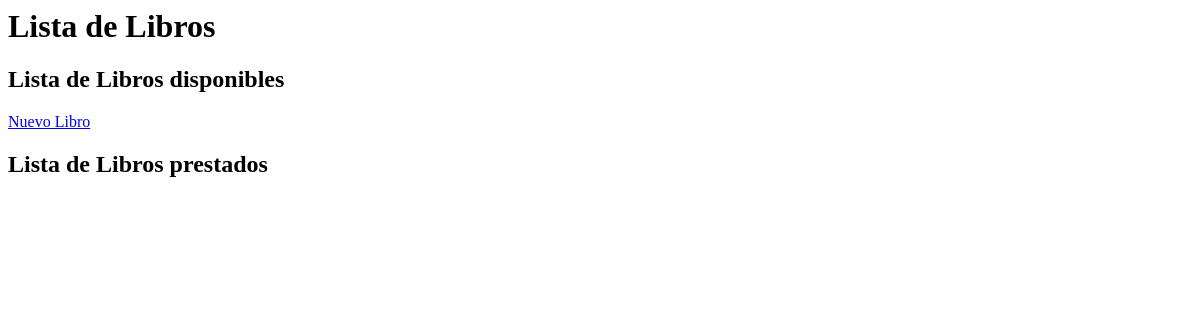
/, run on an earlier commit of the app's database.
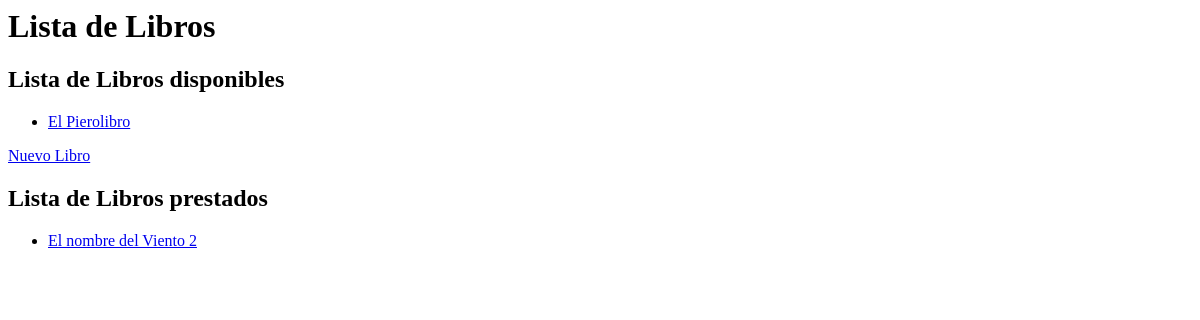
And on a later commit of the database.
### Gestion/models.py (models this page shows)
class Libro(models.Model):
    titulo = models.CharField(max_length=200)
    ISBN = models.CharField(max_length=200)
    portada = models.ImageField(upload_to='portadas/', null=True, blank=True)
    resumen = models.CharField(max_length=500)
    rating = models.CharField(max_length=1)
    disponibilidad = models.CharField(default=True, max_length=20, choices=CHOICES_DISPONIBILIDAD)
    genero = models.CharField(max_length=200)
    fechaPublicacion= models.DateField()

### Gestion/views.py (the view)
# urls.py: path('', ListLibro.as_view(), name='listadoLibros'),
class ListLibro (ListView):
    model = Libro
    template_name = 'libros/Lista.html'
    def get_context_data(self, **kwargs) -> dict[str, Any]:
        context = super().get_context_data(**kwargs)
        context["libros_disponibles"] = Libro.objects.filter(
            disponibilidad = 'disponible')
        context["libros_prestados"] = Libro.objects.filter(
            disponibilidad = 'no disponible')
        return context

### Gestion/templates/libros/Lista.html (shortened to what this page needs)
<html>
<head>
</head>
<body>
    <h1>Lista de Libros</h1>
    <h2>Lista de Libros disponibles</h2>
    <ul>
        {% for libro in libros_disponibles %}
            <li><a href="{% url 'detalle_libro' pk=libro.pk %}">{{ libro.titulo }}</a></li>
        {% endfor %}
    </ul>
    <p><a href="{% url 'create_libro'%}">Nuevo Libro</a></p>
    <h2>Lista de Libros prestados</h2>
    <ul>
        {% for libro in libros_prestados %}
            <li><a href="{% url 'detalle_libro' pk=libro.pk %}">{{ libro.titulo }}</a></li>
        {% endfor %}
    </ul>
</body>
</html>

What changed in the data, as far as the page shows it:
added Libro: titulo "El Pierolibro", shown under "Lista de Libros disponibles"
added Libro: titulo "El nombre del Viento 2", shown under "Lista de Libros prestados"
